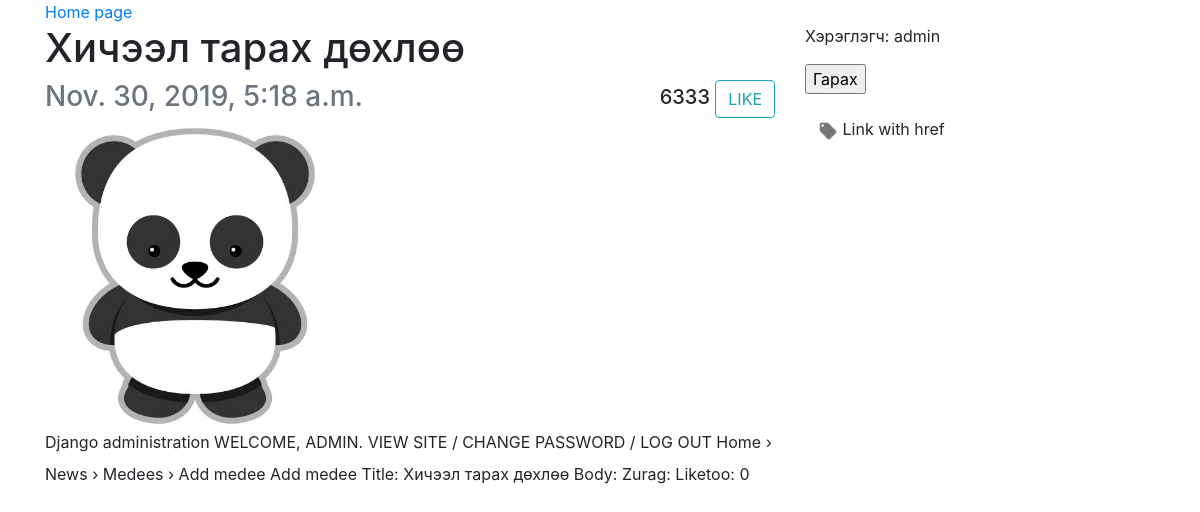
/read/1/ (signed in), run on the app's committed database.
### news/models.py (models this page shows)
class Medee(models.Model):
    title = models.CharField(max_length=200)
    body = models.TextField()
    zurag = models.ImageField(upload_to="medee_zurag")
    liketoo = models.IntegerField(default=0)
    pub_date = models.DateTimeField('date published')

### news/views.py (the view)
# urls.py: path('read/<int:news_id>/', views.read, name='read'),
@login_required
def read(request, news_id):
    news = Medee.objects.get(pk=news_id)
    return render(request, "news/read.html", {"news": news})

### news/templates/news/read.html (shortened to what this page needs)
{% load static %}
<html>
    <head>
        <link rel="stylesheet" type="text/css" href="{% static 'polls/bootstrap-4.4.1-dist/css/bootstrap.css' %}">
    </head>
    <body>
        <div class="container">
            <div class="row">
                <div class="col">
                    <a href="{% url 'index' %}">Home page</a>
                </div>
            </div>
            <div class="row">
                <div class="col-8">
                    <h1>{{ news.title }}</h1>
                    <div class="row">
                        <div class="col-auto mr-auto">
                            <h3 class="text-secondary">{{ news.pub_date }}</h3>
                        </div>
                        <div class="col-auto">
                            <h5><span id="liketoo_str">{{ news.liketoo }}</span> <button id="like_btn" class="btn btn-outline-info">LIKE</button></h5>
                        </div>
                    </div>
                    <img width="300px" src="{{ news.zurag.url }}" alt="" srcset="">
                    <p style="line-height: 2em;">{{ news.body }}</p>
                </div>
                <div class="col-4">
                    {% if user.is_authenticated %}
                    <p>
                        Хэрэглэгч: {{ user.username }}
                        <form action="{% url 'logout' %}">
                            <input type="submit" value="Гарах">
                        </form>
                    </p>
                    {% else %}
                    <p>
                        <a href="{% url 'login' %}">Нэвтэрч орно уу.</a>
                    </p>
                    {% endif %}
                    <p>
                        <a class="btn btn-default" data-toggle="collapse" href="#collapseExample" role="button" aria-expanded="false" aria-controls="collapseExample">
                            <img src="{% static 'news/label.png' %}" alt="" srcset="" width="20px"> Link with href
                        </a>
                    </p>
                </div>
            </div>
        </div>
    </body>
</html>

### data on the page
Medee: title "Хичээл тарах дөхлөө", pub_date "Nov. 30, 2019, 5:18 a.m.", liketoo "6333", zurag (picture), body "Django administration WELCOME, ADMIN. VIEW SITE / CHANGE PASSWORD / LOG OUT Home › News › Medees › Add medee Add medee Title: Хичээл тарах дөхлөө Body: Zurag: Liketoo: 0"

### other printed values
{{ user.username }} "admin"
